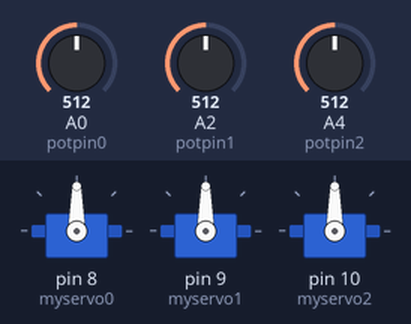
This sketch was run on a simulated Arduino Uno, built with avr-gcc and run on an emulated ATmega328P. Shown: 3 × servo. The test bench sets the inputs (shaded band); at power-on: A0 (potpin0) = 512, A2 (potpin1) = 512, A4 (potpin2) = 512.

Above: at 1.2 s.
1.3 s: A0 (potpin0) set to 716
At 1.9 s:
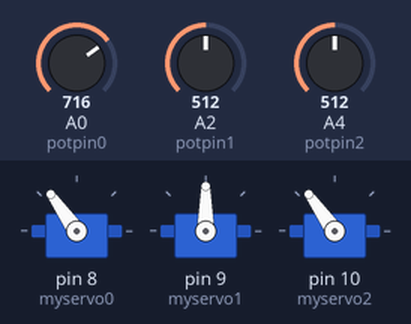
2.8 s: A2 (potpin1) set to 716
At 3.7 s:
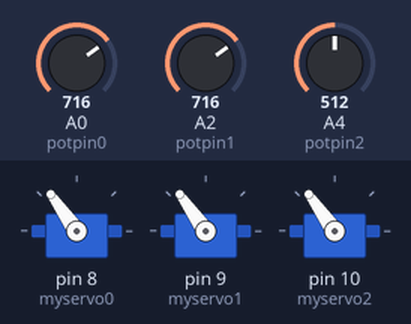
4.3 s: A0 (potpin0) set to 900
At 5.0 s:
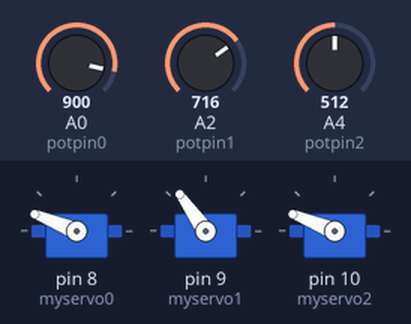
5.8 s: A2 (potpin1) set to 900
At 6.8 s:
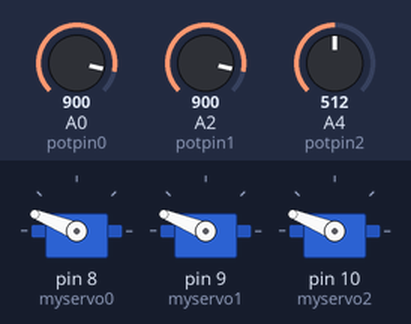
7.3 s: A0 (potpin0) set to 1023
At 8.1 s:
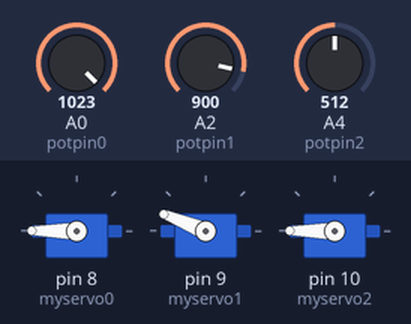
8.8 s: A2 (potpin1) set to 1023
At 9.9 s:
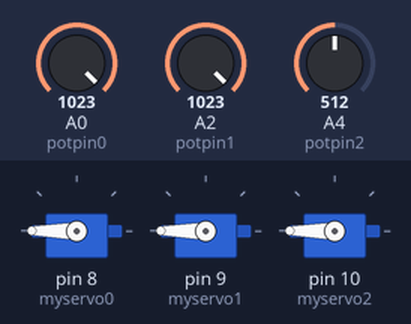
Timing chart, 0 to 11.3 s (numbered marks = the images above; inputs shaded):
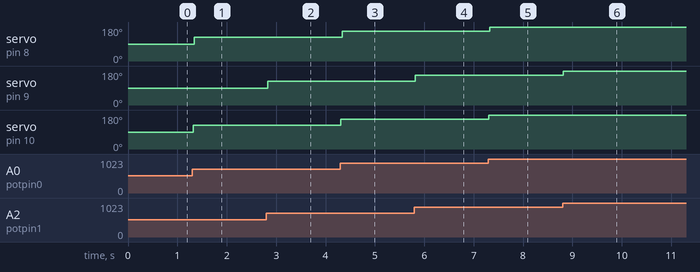

Measured:
- after the input at 1.3 s, servo on pin 8 (myservo0), servo on pin 10 (myservo2): 90° → 125° at once
- after the input at 2.8 s, servo on pin 9 (myservo1): 90° → 125° at once
- after the input at 4.3 s, servo on pin 8 (myservo0), servo on pin 10 (myservo2): 125° → 158° at once
- after the input at 5.8 s, servo on pin 9 (myservo1): 125° → 158° at once
- after the input at 7.3 s, servo on pin 8 (myservo0), servo on pin 10 (myservo2): 158° → 180° at once
- after the input at 8.8 s, servo on pin 9 (myservo1): 158° → 180° at once

The sketch:

buffered_servo_pots_Uno.ino
```cpp
#include <Servo.h>

Servo myservo0;   // create servo objects to control each servo
Servo myservo1;
Servo myservo2;

int potpin0 = 0;  // analog pin used to connect to each potentiometer
int potpin1 = 2;
int potpin2 = 4;

int val0;         // variable to read the value from each analog pin
int val1;
int val2;

int _TOLERANCE_ = 5;

void setup() {
  // put your setup code here, to run once:

  myservo0.attach(8);   // attaches the servo on pin 8 to the servo object
  myservo1.attach(9);
  myservo2.attach(10);


}

void loop() {
  // put your main code here, to run repeatedly:

  val0 = analogRead(potpin0);         // reads the value of the potentiometer (value between 0 and 1023)
  int unbufferedVal0 = analogRead(potpin0);
  if (abs(unbufferedVal0 - val0) >= _TOLERANCE_) {
    val0 = unbufferedVal0;
  }
  val0 = map(val0, 0, 1023, 0, 180);  // scale it to use it with the servo (value betwen 0 and 180)
  myservo0.write(val0);               // sets the servo position according to the scaled value
  delay(20);                          // waits for the servo to get there

  val1 = analogRead(potpin1);
  int unbufferedVal1 = analogRead(potpin1);
  if (abs(unbufferedVal1 - val1) >= _TOLERANCE_) {
    val1 = unbufferedVal1;
  }
  val1 = map(val1, 0, 1023, 0, 180);
  myservo1.write(val1);
  delay(20);

  val2 = analogRead(potpin2);
  int unbufferedVal2 = analogRead(potpin0);
  if (abs(unbufferedVal2 - val2) >= _TOLERANCE_) {
    val2 = unbufferedVal2;
  }
  val2 = map(val2, 0, 1023, 0, 180);
  myservo2.write(val2);
  delay(20);

}
```
